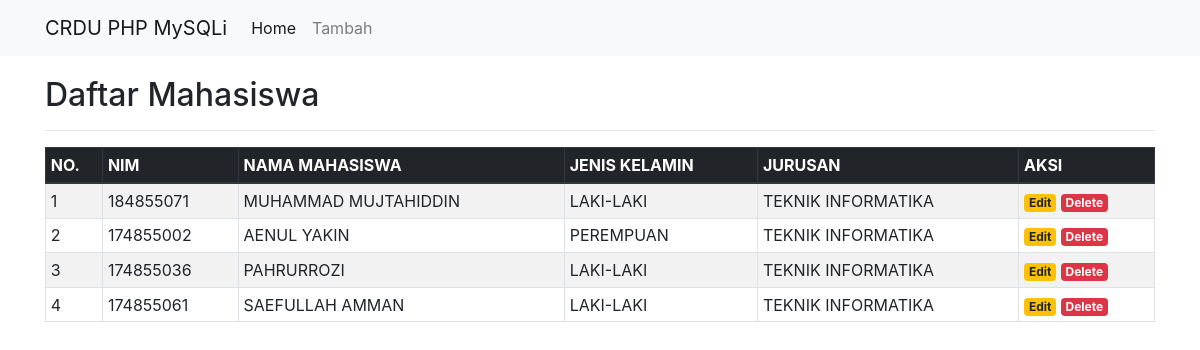
The page / on the database its author committed.
### tables this page shows
CREATE TABLE `mahasiswa` (
  `id` int(11) NOT NULL,
  `nim` int(11) NOT NULL,
  `nama` varchar(50) NOT NULL,
  `jenis_kelamin` varchar(20) NOT NULL,
  `jurusan` varchar(30) NOT NULL
);

### index.php (the view, shortened to what this page needs)
<?php
include('config.php');
?>
<!DOCTYPE html>
<html>
<head>
	<link rel="stylesheet" href="https://stackpath.bootstrapcdn.com/bootstrap/4.1.3/css/bootstrap.min.css">
</head>
<body>
	<nav class="navbar navbar-expand-lg navbar-light bg-light">
		<div class="container">
			<a class="navbar-brand" href="#">CRDU PHP MySQLi</a>
			<div class="collapse navbar-collapse" id="navbarSupportedContent">
				<ul class="navbar-nav mr-auto">
					<li class="nav-item active">
						<a class="nav-link" href="index.php">Home</a>
					</li>
					<li class="nav-item">
						<a class="nav-link" href="tambah.php">Tambah</a>
					</li>
				</ul>
			</div>
		</div>
	</nav>
	<div class="container" style="margin-top:20px">
		<h2>Daftar Mahasiswa</h2>
		<hr>
		<table class="table table-striped table-hover table-sm table-bordered">
			<thead class="thead-dark">
				<tr>
					<th>NO.</th>
					<th>NIM</th>
					<th>NAMA MAHASISWA</th>
					<th>JENIS KELAMIN</th>
					<th>JURUSAN</th>
					<th>AKSI</th>
				</tr>
			</thead>
			<tbody>
				<?php
				$sql = mysqli_query($koneksi, "SELECT * FROM mahasiswa ORDER BY id DESC") or die(mysqli_error($koneksi));
				if(mysqli_num_rows($sql) > 0){
					$no = 1;
					while($data = mysqli_fetch_assoc($sql)){
						echo '
						<tr>
							<td>'.$no.'</td>
							<td>'.$data['nim'].'</td>
							<td>'.$data['nama'].'</td>
							<td>'.$data['jenis_kelamin'].'</td>
							<td>'.$data['jurusan'].'</td>
							<td>
								<a href="edit.php?id='.$data['id'].'" class="badge badge-warning">Edit</a>
								<a href="delete.php?id='.$data['id'].'" class="badge badge-danger" onclick="return confirm(\'Yakin ingin menghapus data ini?\')">Delete</a>
							</td>
						</tr>
						';
						$no++;
					}
				}else{
					echo '
					<tr>
						<td colspan="6">Tidak ada data.</td>
					</tr>
					';
				}
				?>
		</table>
	</div>
</body>
</html>

### rows shown on the page
mahasiswa: nim "184855071", nama "MUHAMMAD MUJTAHIDDIN", jenis_kelamin "LAKI-LAKI", jurusan "TEKNIK INFORMATIKA"
mahasiswa: nim "174855002", nama "AENUL YAKIN", jenis_kelamin "PEREMPUAN", jurusan "TEKNIK INFORMATIKA"
mahasiswa: nim "174855036", nama "PAHRURROZI", jenis_kelamin "LAKI-LAKI", jurusan "TEKNIK INFORMATIKA"
mahasiswa: nim "174855061", nama "SAEFULLAH AMMAN", jenis_kelamin "LAKI-LAKI", jurusan "TEKNIK INFORMATIKA"
